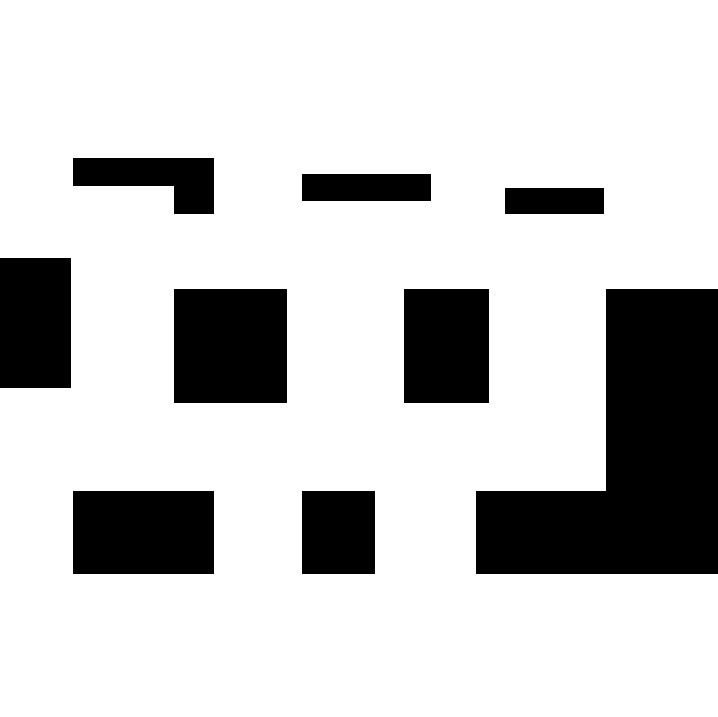
//> input picture test/blueprints/m0.png, 718 x 717 px
$ ./graph_from_walkable ../test/blueprints/m0.png   (built with g++ and OpenCV 4)
//> lines starting //> are read from the running program, lines starting //| are printed output that depends on the picture; after the words box and inside, x2 and y2 are one past the last pixel; in counts of white or black regions, pixels touching at a corner belong together
#include "graph_from_walkable.hpp"
#include <clocale>

static int counter = 0;

class vertex {
    public:
        int index;
        vector< pair<int, int> > boundaries;
        vector< pair<int, int> > points;
        int area;
        vector<int> adj;
        pair<int, int> cntr;
        int n;

        vertex(){
            index = counter++;
            area = 0;
            n = 0;
        }

        void add_point(int r, int c, bool is_boundary=true){

            if ( is_boundary ){
                boundaries.push_back( make_pair(r,c) );
            }
            points.push_back( make_pair(r, c) );

            cntr.first += r;
            cntr.second += c;

            area++;
            n++;
        }

        void remove(){
            counter--;
        }

        // [12 lines left out: function center, not called in this run]
};

bool is_boundary(Mat& img, int r, int c)
{
    for ( int dr = -1; dr < 2; dr++ ){
        for ( int dc = -1; dc < 2; dc++ ){
            if ( dr == 0 && dc == 0)
                continue;

            int nr = r + dr;
            int nc = c + dc;

            if ( 0 <= nr && nr < img.rows &&
                 0 <= nc && nc < img.cols &&
                 img.at<uchar>(nr, nc) != 0)
            {
                return true;
            }
        }
    }
    return false;
}

void get_vertex(Mat& src, vector<vertex>& points)
{
    Mat aux, dilated;
    src.copyTo(aux);
    dilate(aux, dilated, Mat());
    dilate(aux, aux, Mat());

    for ( int r = 0; r < src.rows; r++ ){
        for ( int c = 0; c < src.cols; c++ ){
            if ( aux.at<uchar>(r, c) == 0 ){
                vertex v;

                stack< pair<int, int> > s;
                s.push( make_pair(r, c) );

                while ( !s.empty() ){
                    pair<int, int> next = s.top();
                    s.pop();

                    aux.at<uchar>(next.first, next.second) = 255;

                    bool is_b = is_boundary(dilated, next.first, next.second);
                    v.add_point(next.first, next.second, is_b);

                    for ( int dr = -1; dr < 2; dr++ ){
                        for ( int dc = -1; dc < 2; dc++ ){
                            if ( dr == 0 && dc == 0)
                                continue;

                            int nr = next.first + dr;
                            int nc = next.second + dc;

                            if ( 0 <= nr && nr < aux.rows &&
                                 0 <= nc && nc < aux.cols &&
                                 aux.at<uchar>(nr, nc) == 0)
                            {
                                s.push(make_pair(nr, nc));
                                aux.at<uchar>(nr, nc) = 255;
                            }
                        }
                    }
                }

                if ( v.area < 10.0 ){
                    v.remove();
                } else {
                    points.push_back(v);
                }
            }
        }
    }

}

void draw_vertex(Mat& img, vector<vertex>& v, Mat& dst)
{
    vector<Mat> channels;
    channels.push_back(img);
    channels.push_back(img);
    channels.push_back(img);
    merge(channels, dst);

    for ( uint i=0; i<v.size(); i++){
        Vec3b color(rand() % 155 + 100,
                    rand() % 155 + 100,
                    rand() % 155 + 100);

        for ( uint j=0; j<v[i].points.size(); j++ ){
            dst.at<Vec3b>(v[i].points[j].first,
                          v[i].points[j].second) = color;
        }
    }
}

float dist(pair<int,int> a, pair<int,int> b)
{
    float df = a.first - b.first;
    float ds = a.second - b.second;

    return sqrt(df * df + ds * ds );
}

bool are_neighbors(vertex& a, vertex& b)
{
    bool ret = 0;
    int max_ret = 1;

    for ( uint i = 0; i < a.boundaries.size() && ret < max_ret; i++ ){
        for ( uint j = 0; j < b.boundaries.size() && ret < max_ret; j++ ){
            if ( dist(a.boundaries[i], b.boundaries[j]) < 5 ){
                ret++;
                continue;
            }
        }
    }

    return (ret >= max_ret);
}

void get_adj(Mat& img, vector<vertex>& v)
{
    Mat aux;
    draw_vertex(img, v, aux);

    for ( uint i = 0; i < v.size(); i++ ){
        for ( uint j = i+1; j < v.size(); j++ ){

            if ( are_neighbors(v[i], v[j]) ){
                v[i].adj.push_back(j);

                pair<int, int> ci = v[i].center();
                pair<int, int> cj = v[j].center();

                circle(aux, Point(ci.second, ci.first),
                       4, Scalar(0, 0, 255), -1, 8, 0);
                circle(aux, Point(cj.second, cj.first),
                       4, Scalar(0, 0, 255), -1, 8, 0);
                line(aux,
                     Point(ci.second, ci.first),
                     Point(cj.second, cj.first),
                     Scalar(0, 0, 255), 1, 8, 0);

                v[i].adj.push_back(j);
            }
        }
    }

    imshow("aux", aux);
}

// [63 lines left out: function to_json, not called in this run]

int main(int argc, char* argv[])
{
    srand (time(NULL));
    srand (time(NULL));
    setlocale(LC_NUMERIC, "POSIX");

    argc--;
    argv++;

    Mat src = imread(argv[0], 0);
//> src: 717 rows x 718 cols, CV_8UC1; 79.9% white; 9 black regions, largest, box (x1, y1, x2, y2) and area: (476, 289, 718, 574) 42710, (174, 289, 287, 403) 12882, (73, 491, 214, 574) 11703
    threshold(src, src, 100, 255, 0);

    imshow("src", src);

    vector<vertex> p;
    get_vertex(src, p);
//> in get_vertex, `dilate(aux, dilated, Mat());`:
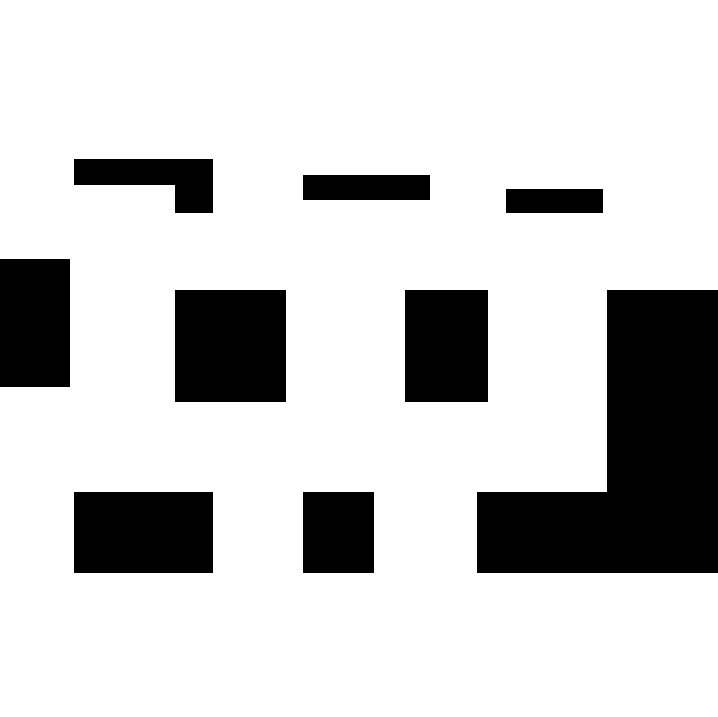
//> dilated: 717 rows x 718 cols, CV_8UC1; 80.6% white; 9 black regions, largest, box (x1, y1, x2, y2) and area: (477, 290, 718, 573) 41943, (175, 290, 286, 402) 12432, (74, 492, 213, 573) 11259
//> after the loop in get_vertex, `for ( int r = 0; r < src.rows; r++ )`: aux: 717 rows x 718 cols, CV_8UC1; 19.39% of pixels changed, all inside (x1, y1, x2, y2) = (0, 159, 718, 573)
//> after the loop in get_vertex, `for ( int r = 0; r < src.rows; r++ )`: points = 9 items
//> p = 9 items

    Mat drawing;
    draw_vertex(src, p, drawing);
//> in draw_vertex, dst is the input picture: 717 rows x 718 cols, CV_8UC3; 79.9% white; 9 black regions, largest, box (x1, y1, x2, y2) and area: (476, 289, 718, 574) 42710, (174, 289, 287, 403) 12882, (73, 491, 214, 574) 11703
//> the loop in draw_vertex, `for ( uint i=0; i<v.size(); i++)` made 9 passes
//> after the loop in draw_vertex, `for ( uint i=0; i<v.size(); i++)`:
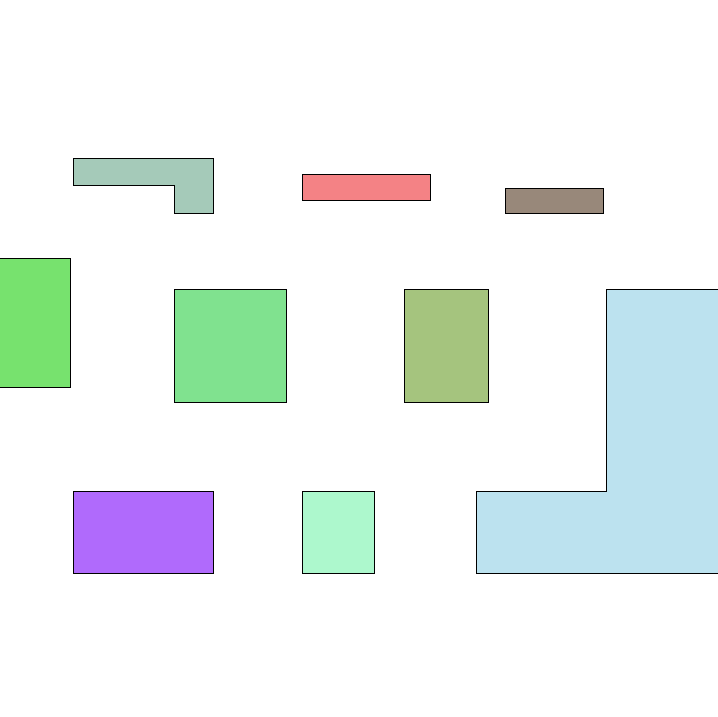
//> dst: 717 rows x 718 cols, CV_8UC3; 19.39% of pixels changed, all inside (x1, y1, x2, y2) = (0, 159, 718, 573)

    imshow("vertex", drawing);

    get_adj(src, p);
//> the loop in draw_vertex (call 2), `for ( uint i=0; i<v.size(); i++)` made 9 passes
//> after the loop in draw_vertex (call 2), `for ( uint i=0; i<v.size(); i++)`:
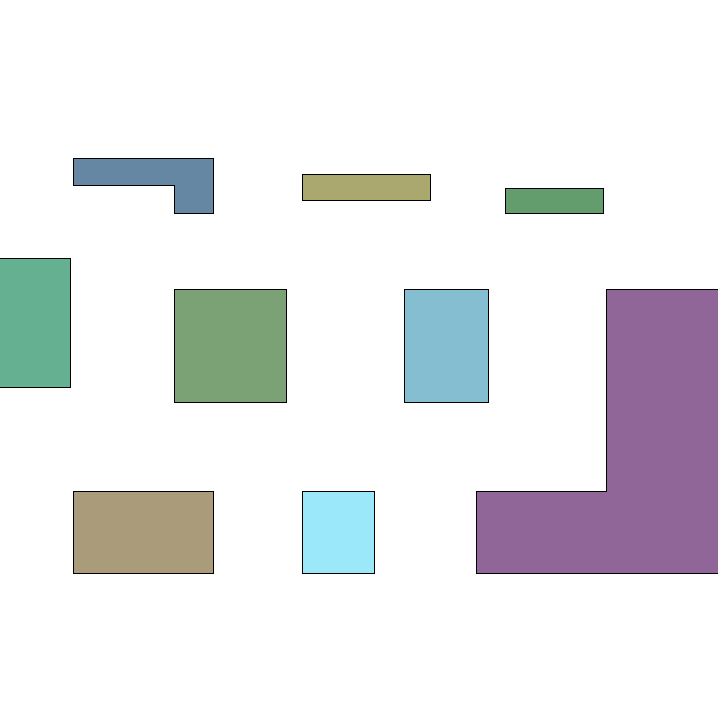
//> dst: 717 rows x 718 cols, CV_8UC3; 19.39% of pixels changed, all inside (x1, y1, x2, y2) = (0, 159, 718, 573)
//> the loop in get_adj, `for ( uint i = 0; i < v.size(); i++ )` made 9 passes
    waitKey(0);

//> (the run ends here: the program stops with an error, at `to_json(p, argv[1]);`)

$ run again, on test/blueprints/m2.png
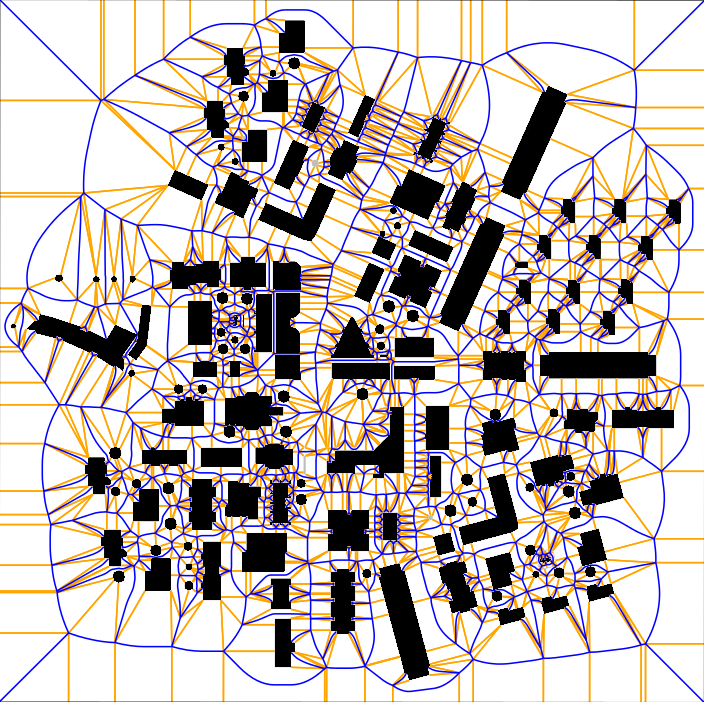
//> input picture test/blueprints/m2.png, 704 x 702 px
//> `threshold(src, src, 100, 255, 0);`:
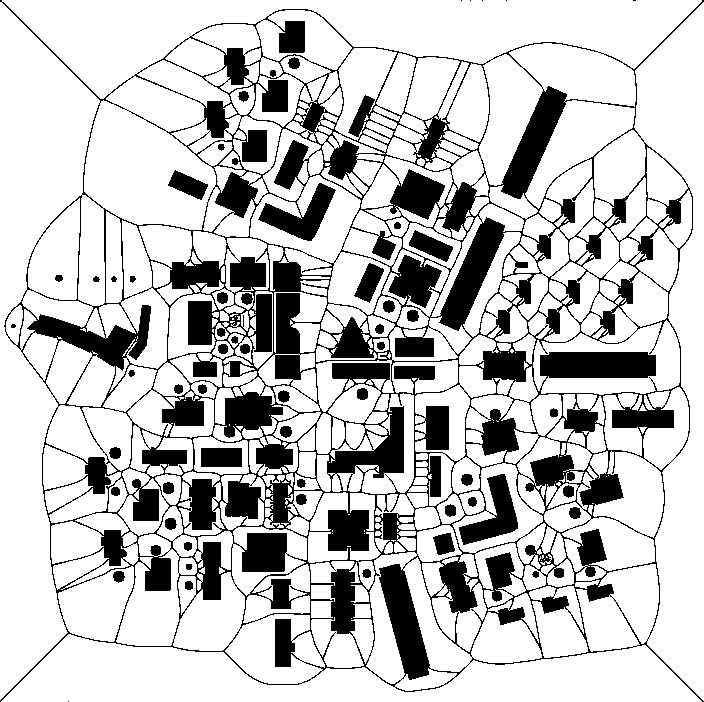
//> src: 702 rows x 704 cols, CV_8UC1; 77.4% white; 54 black regions (7 under 20 px), largest, box (x1, y1, x2, y2) and area: (0, 0, 704, 702) 105217, (201, 448, 242, 467) 779, (409, 230, 453, 262) 695
//> dilated: 702 rows x 704 cols, CV_8UC1; 86.4% white; 174 black regions (46 under 20 px), largest, box (x1, y1, x2, y2) and area: (541, 353, 655, 377) 2651, (380, 565, 428, 679) 2634, (441, 219, 504, 329) 2610
//> after the loop in get_vertex, `for ( int r = 0; r < src.rows; r++ )`: points = 141 items
//> the loop in draw_vertex, `for ( uint i=0; i<v.size(); i++)` made 141 passes
//> the loop in draw_vertex (call 2), `for ( uint i=0; i<v.size(); i++)` made 141 passes
//> the loop in get_adj, `for ( uint i = 0; i < v.size(); i++ )` made 141 passes
//> after the loop in get_adj, `for ( uint i = 0; i < v.size(); i++ )`:
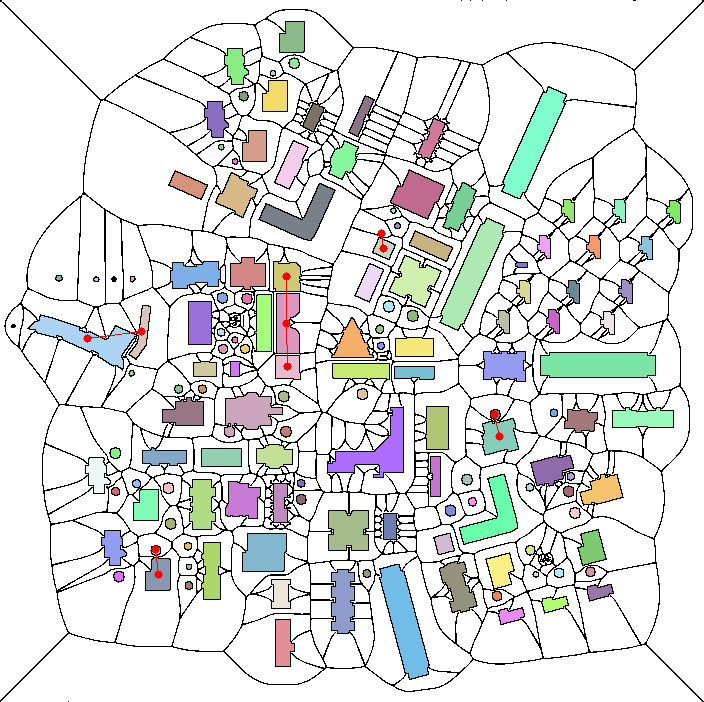
//> aux: 702 rows x 704 cols, CV_8UC3; mean B, G, R 221, 222.6, 220.6
